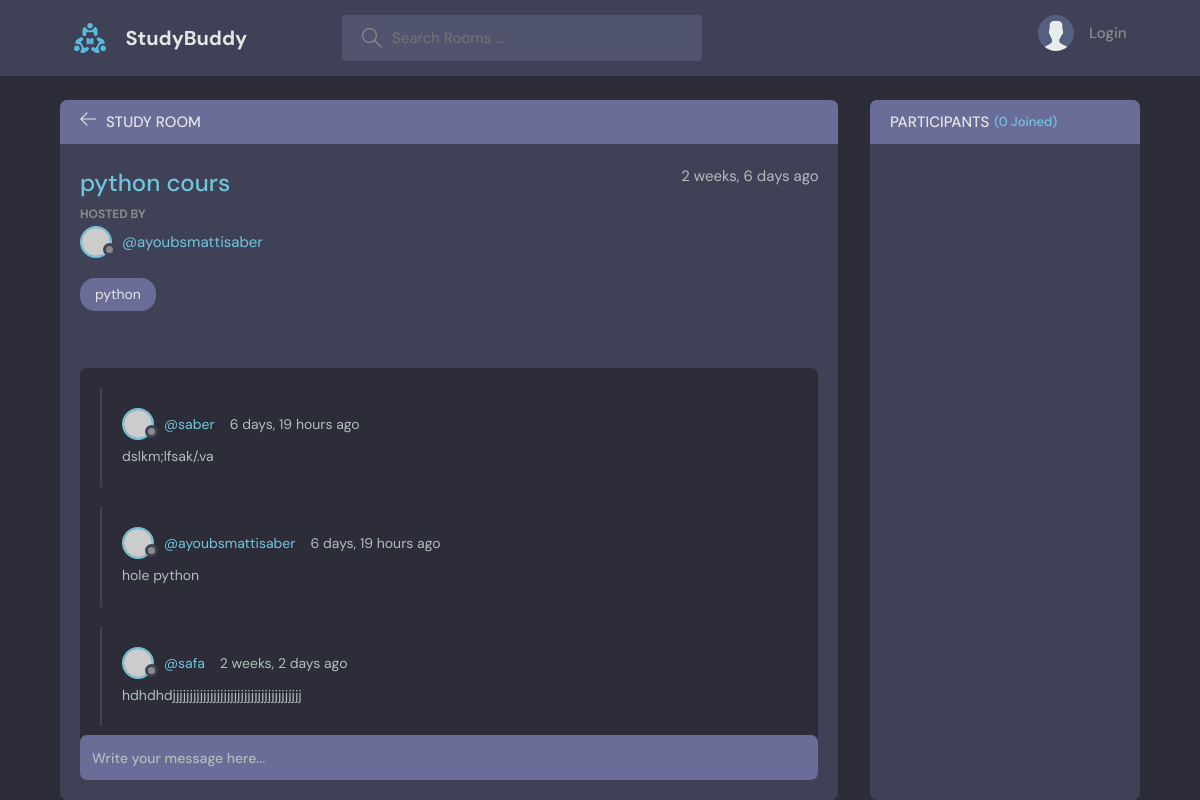
Before: /room/2/ with the older database file.
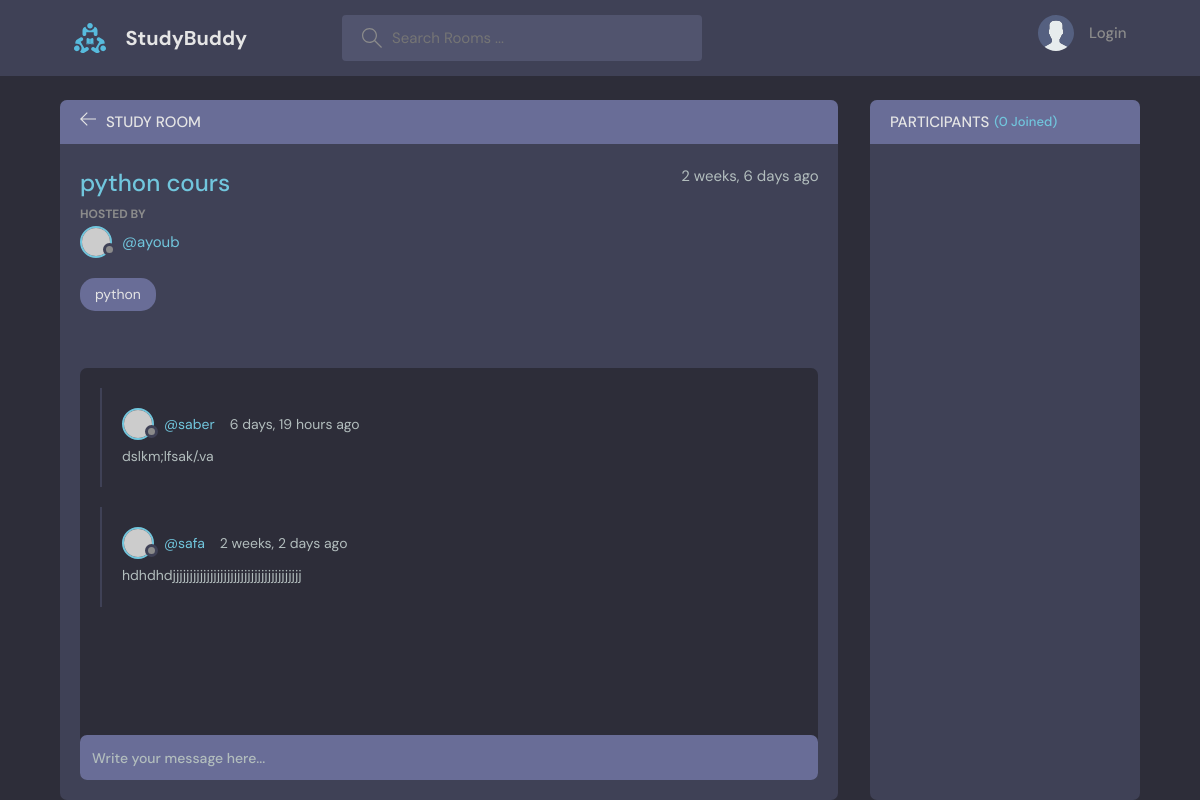
After: the same page with the newer database file.
### base/models.py (models this page shows, shortened)
class Room(models.Model):
    host = models.ForeignKey(User, on_delete=models.SET_NULL,null=True)
    topic = models.ForeignKey(Topic, on_delete=models.SET_NULL,null=True)
    name= models.CharField(max_length=200)
    description = models.TextField(null=True, blank=True)
    participants = models.ManyToManyField(User,related_name='participants',blank=True)
    updated = models.DateTimeField(auto_now=True)
    created = models.DateTimeField(auto_now_add=True)
    class Meta:
        ordering = ['-updated','-created']

class Message(models.Model):
    user = models.ForeignKey(User, on_delete=models.CASCADE)
    room = models.ForeignKey(Room,on_delete= models.CASCADE)
    body = models.TextField()
    updated = models.DateTimeField(auto_now=True)
    created = models.DateTimeField(auto_now_add=True)
    class Meta:
        ordering = ['-updated','-created']

class Topic(models.Model):
    name = models.CharField(max_length=200)
    def __str__(self):
        return self.name

### base/views.py (the view, shortened to what this page needs)
# urls.py: path('room/<str:pk>/', views.room, name="room"),
def room(request,pk):
    room = Room.objects.get(id=pk)
    room_messages = room.message_set.all()
    participants= room.participants.all()
    context = {'room':room, 'room_messages':room_messages,'participants':participants}
    return render(request, 'base/room.html',context)

### base/templates/base/room.html (shortened to what this page needs)
{% extends 'main.html' %}
{% block content %}
<main class="profile-page layout layout--2">
  <div class="container">
    <div class="room">
      <div class="room__top">
        <div class="room__topLeft">
          <a href="{% url 'home' %}">
            <svg version="1.1" xmlns="http://www.w3.org/2000/svg" width="32" height="32" viewBox="0 0 32 32">
              <title>arrow-left</title>
              <path
                d="M13.723 2.286l-13.723 13.714 13.719 13.714 1.616-1.611-10.96-10.96h27.625v-2.286h-27.625l10.965-10.965-1.616-1.607z"
              ></path>
            </svg>
          </a>
          <h3>Study Room</h3>
        </div>
      </div>
      <div class="room__box scroll">
        <div class="room__header scroll">
          <div class="room__info">
            <h3>{{room.name}}</h3>
            <span>{{room.created|timesince}} ago</span>
          </div>
          <div class="room__hosted">
            <p>Hosted By</p>
            <a href="{% url 'user-profile' room.host.id %}" class="room__author">
              <div class="avatar avatar--small">
                <img src="https://randomuser.me/api/portraits/men/37.jpg" />
              </div>
              <span>@{{room.host.username}}</span>
            </a>
          </div>
          <span class="room__topics">{{room.topic}}</span>
        </div>
        <div class="room__conversation">
          <div class="threads scroll">
            {% for message in room_messages %}
            <div class="thread">
              <div class="thread__top">
                <div class="thread__author">
                  <a href="{% url 'user-profile' message.user.id %}" class="thread__authorInfo">
                    <div class="avatar avatar--small">
                      <img src="https://randomuser.me/api/portraits/men/37.jpg" />
                    </div>
                    <span>@{{message.user}}</span>
                  </a>
                  <span class="thread__date">{{message.created|timesince}} ago</span>
                </div>
              </div>
              <div class="thread__details">
                {{message.body}}
              </div>
            </div>
            {% endfor %}
          </div>
        </div>
      </div>
      <div class="room__message">
        <form action="" method="POST">
          <input name="body"  placeholder="Write your message here..." />
        </form>
      </div>
    </div>
    <div class="participants">
      <h3 class="participants__top">Participants <span>({{participants.count}} Joined)</span></h3>
      <div class="participants__list scroll">
      </div>
    </div>
  </div>
</main>
{% endblock%}

Changed rows visible on the page:
removed Message: user "ayoubsmattisaber", created "6 days, 19 hours", body "hole python"
changed through a linked row, Room "python cours": host.username "ayoubsmattisaber" → "ayoub"
